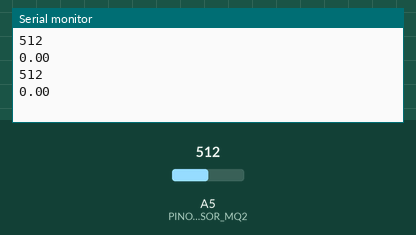
Recording of a sketch running on a simulated Arduino Uno, built with avr-gcc and run on an emulated ATmega328P. Parts: the last lines printed to the serial monitor. The test bench sets the inputs (shaded band); at power-on: A5 (PINO_SENSOR_MQ2) = 512.

Above: at 1.8 s.
1.9 s: A5 (PINO_SENSOR_MQ2) set to 716
At 2.8 s:
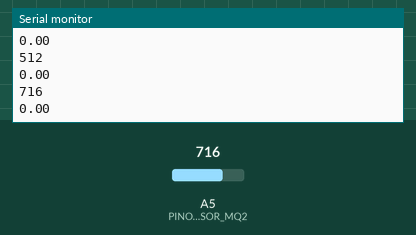
3.4 s: A5 (PINO_SENSOR_MQ2) set to 900
At 4.8 s:
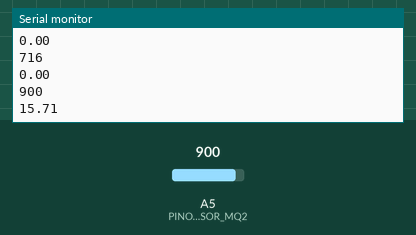
Timing chart, 0 to 6.4 s (numbered marks = the images above; inputs shaded):
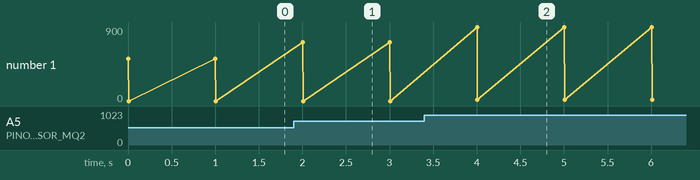

Measured:
- after the input at 1.9 s, the serial monitor: prints a new line after 0.10 s (image 1)
- after the input at 3.4 s, the serial monitor: prints a new line after 0.60 s (image 2)
- plotted number 1: 0 → 15.71 after the input at 3.4 s

The sketch:

gascodigo.ino
```cpp
 int PINO_SENSOR_MQ2 = A5;// cria a variavel e seta o pino A0 do sensor
  int VALOR_MINIMO = 300;//cria uma variavel com a valor mínimo do sensor
  int VALOR_MAXIMO = 1000;//cria uma variavel com a valor máximo do sensor

  void setup() {
    Serial.begin(9600);//velocidade de bits de transferência entre arduino e o computador
  }

void loop() {
  int valorSensor = analogRead(PINO_SENSOR_MQ2) ;//adiciona a uma variável o valor do sensor que está sendo recebida pelo pino A-
  float porcentagem = (((float)(valorSensor - VALOR_MINIMO) / (VALOR_MAXIMO - VALOR_MINIMO)) * 100) - 70;//calcula o percentual da variacão
  int maximo=100;//variável sobre o maximo
  int perigo = 2;//variável avisando perigo de passar a porcentagen
  int minimo = 0;

  Serial.println(valorSensor);

  if (porcentagem < 0) {
    porcentagem = 0;
  }
  else if(porcentagem > 100) {
    porcentagem = 100;
  }
  // Serial.print("Porcentagem:");
  Serial.println(porcentagem);
  // Serial.println(" ");
  // Serial.print("maximo:");
  // Serial.print(maximo);
  // Serial.print(" ");
  // Serial.print("minimo:");
  // Serial.print(minimo);
  // Serial.print(" ");
  // Serial.print("Perigo:");
  // Serial.println(perigo);
  delay(1000);
  // put your main code here, to run repeatedly:
}
```
